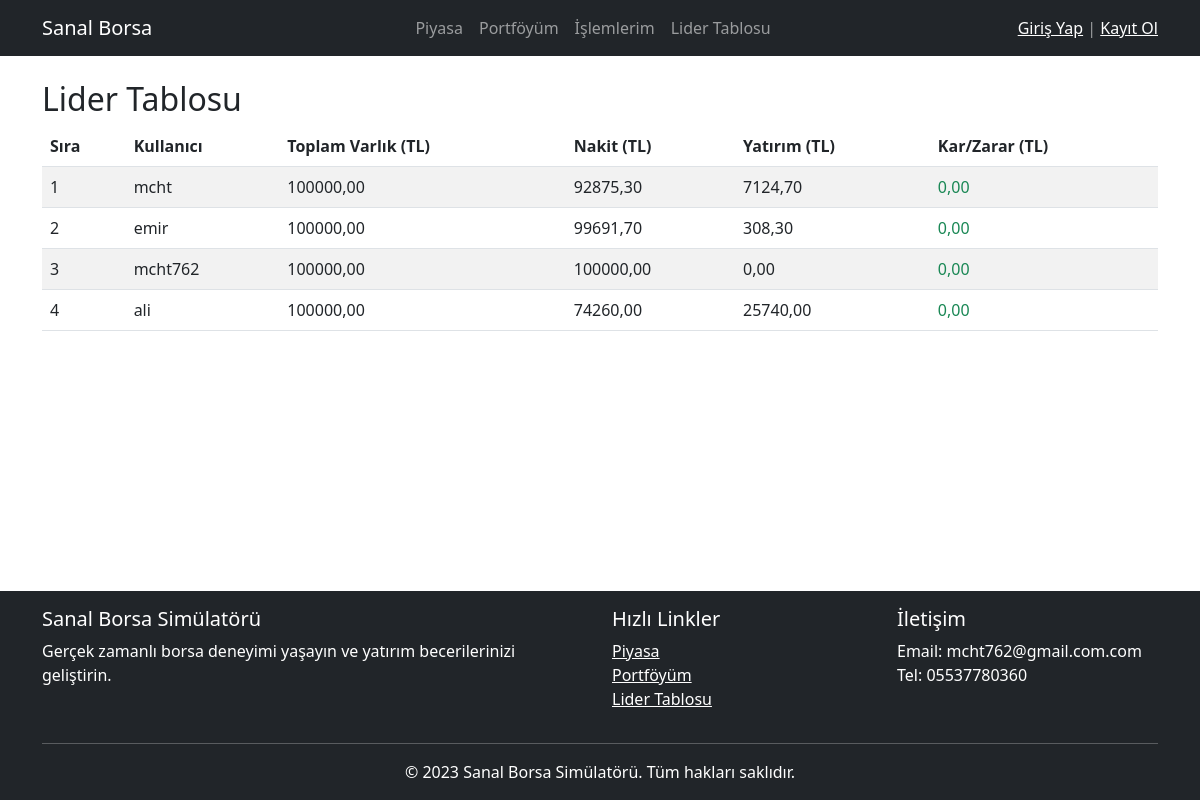
Page /leaderboard/ on the committed database.
### core/models.py (models this page shows, shortened)
class UserPortfolio(models.Model):
    user = models.OneToOneField(User, on_delete=models.CASCADE)
    balance = models.DecimalField(max_digits=15, decimal_places=2, default=100000.00)

### core/views.py (the view)
# urls.py: path('leaderboard/', views.leaderboard, name='leaderboard'),
def leaderboard(request):
    portfolios = UserPortfolio.objects.select_related('user').all()
    leaderboard_data = []
    for portfolio in portfolios:
        holdings = UserHolding.objects.filter(portfolio=portfolio)
        investment_value = sum(h.current_value() for h in holdings)
        total_assets = portfolio.balance + investment_value
        leaderboard_data.append({
            'user': portfolio.user.username,
            'total_assets': total_assets,
            'balance': portfolio.balance,
            'investment_value': investment_value,
            'profit_loss': total_assets - 100000  # Başlangıç bakiyesine göre kar/zarar
        })
    leaderboard_data.sort(key=lambda x: x['total_assets'], reverse=True)
    return render(request, 'core/leaderboard.html', {
        'leaderboard': leaderboard_data
    })

### core/models.py (called while the page is built)
    def current_value(self):
        return self.quantity * self.stock.current_price

### core/templates/core/leaderboard.html
{% extends 'core/base.html' %}
{% block content %}
<h2>Lider Tablosu</h2>
<table class="table table-striped">
    <thead>
        <tr>
            <th>Sıra</th>
            <th>Kullanıcı</th>
            <th>Toplam Varlık (TL)</th>
            <th>Nakit (TL)</th>
            <th>Yatırım (TL)</th>
            <th>Kar/Zarar (TL)</th>
        </tr>
    </thead>
    <tbody>
        {% for user in leaderboard %}
        <tr class="{% if user.user == request.user.username %}table-primary{% endif %}">
            <td>{{ forloop.counter }}</td>
            <td>{{ user.user }}</td>
            <td>{{ user.total_assets|floatformat:2 }}</td>
            <td>{{ user.balance|floatformat:2 }}</td>
            <td>{{ user.investment_value|floatformat:2 }}</td>
            <td class="{% if user.profit_loss >= 0 %}text-success{% else %}text-danger{% endif %}">
                {{ user.profit_loss|floatformat:2 }}
            </td>
        </tr>
        {% endfor %}
    </tbody>
</table>
{% endblock %}

### rows in the picture
UserPortfolio: balance "92875,30"
UserPortfolio: balance "99691,70"
UserPortfolio: balance "100000,00"
UserPortfolio: balance "74260,00"

### other values in the picture
{{ user.user }} "mcht" "emir" "mcht762" "ali"
{{ user.total_assets|floatformat:2 }} "100000,00" "100000,00" "100000,00" "100000,00"
{{ user.investment_value|floatformat:2 }} "7124,70" "308,30" "0,00" "25740,00"
{{ user.profit_loss|floatformat:2 }} "0,00" "0,00" "0,00" "0,00"
